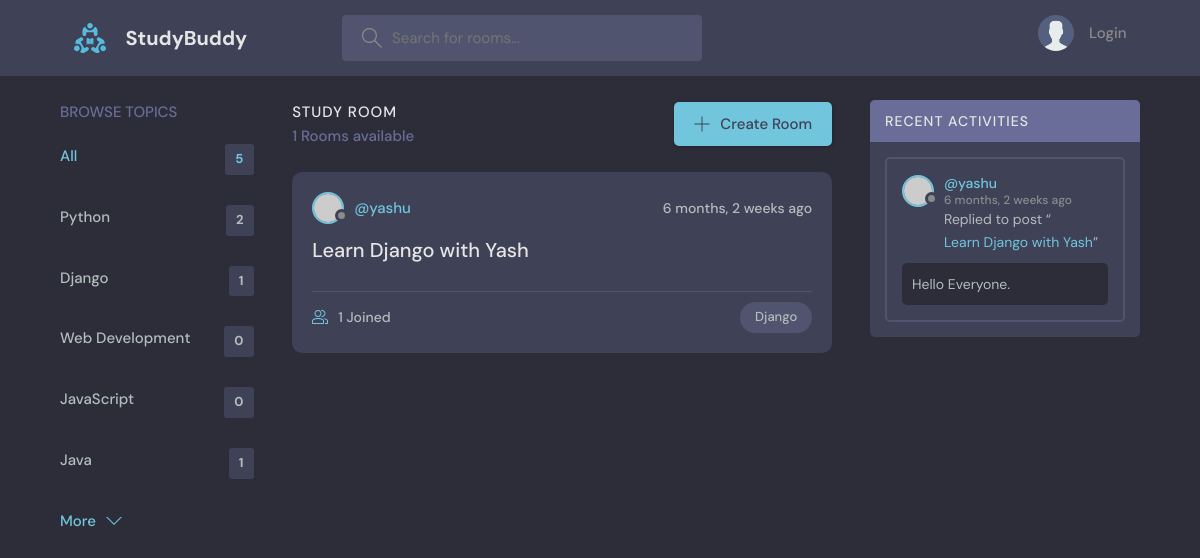
Page /room/?q=Django on the committed database.
### base/models.py (models this page shows, shortened)
class Topic(models.Model):
    name = models.CharField(max_length = 200)

class Room(models.Model):
    host = models.ForeignKey(User, on_delete=models.SET_NULL, null = True)
    topic = models.ForeignKey(Topic, on_delete=models.SET_NULL, null = True)
    name = models.CharField(max_length = 200)
    description = models.TextField(null = True, blank = True) # blank allows a blank form field submissions
    participants = models.ManyToManyField(User, related_name='participants', blank=True)
    updated = models.DateTimeField(auto_now = True) # Takes a timestamp whenever we save the item
    created = models.DateTimeField(auto_now_add = True) # Takes a timestamp when we first create an instance
    class Meta:
        ordering = ['-updated', '-created']
    def __str__(self):
        return self.name

class Message(models.Model):
    user = models.ForeignKey(User, on_delete=models.CASCADE)
    room = models.ForeignKey(Room, on_delete=models.CASCADE) #If room is deleted then the messages are deleted too
    body = models.TextField()
    updated = models.DateTimeField(auto_now = True)
    created = models.DateTimeField(auto_now_add = True)
    class Meta:
        ordering = ['-updated', '-created']
    def __str__(self):
        return self.body[0:50] # For the preview of Room

### base/views.py (the view)
# urls.py: path('room/', views.room_function, name="room_function"),
def room_function(request):
    q = request.GET.get('q') if (request.GET.get('q') != None) else ''
    rooms = Room.objects.filter(
        Q(topic__name__icontains=q) |
        Q(name__icontains=q) |
        Q(description__icontains=q)
    )
    topics = Topic.objects.all()
    room_count = rooms.count()
    room_messages =  Message.objects.filter(Q(room__topic__name__icontains=q))
    context = {"rooms":rooms, "topics":topics, "room_count": room_count, "room_messages":room_messages}
    return render(request, 'base/room.html', context)

### base/templates/base/room.html (shortened to what this page needs)
{% extends 'main.html' %}
{% block content %}
    <main class="layout layout--3">
      <div class="container">
        {% include 'base/topic_component.html' %}
        <div class="roomList">
          <div class="roomList__header">
            <div>
              <h2>Study Room</h2>
              <p>{{room_count}} Rooms available</p>
            </div>
            <a class="btn btn--main" href="{% url 'create_room' %}">
              <svg version="1.1" xmlns="http://www.w3.org/2000/svg" width="32" height="32" viewBox="0 0 32 32">
                <title>add</title>
                <path
                  d="M16.943 0.943h-1.885v14.115h-14.115v1.885h14.115v14.115h1.885v-14.115h14.115v-1.885h-14.115v-14.115z"
                ></path>
              </svg>
              Create Room
            </a>
          </div>
          {% include 'base/feed_component.html' %}
        </div>
        {% include 'base/activity_component.html' %}
      </div>
    </main>
  {% endblock %}

### base/templates/base/topic_component.html
<div class="topics">
    <div class="topics__header">
      <h2>Browse Topics</h2>
    </div>
    <ul class="topics__list">
      <li>
        <a href="{% url 'room_function' %}" class="active">All <span>{{topics.count}}</span></a>
      </li>
      {% for topic in topics %}
            <li>
                <a href="{% url 'room_function' %}?q={{topic.name}}">{{topic.name}} <span>{{topic.room_set.all.count}}</span> </a>
            </li>
        {% endfor %}
    </ul>
    <a class="btn btn--link" href="topics.html">
      More
      <svg version="1.1" xmlns="http://www.w3.org/2000/svg" width="32" height="32" viewBox="0 0 32 32">
        <title>chevron-down</title>
        <path d="M16 21l-13-13h-3l16 16 16-16h-3l-13 13z"></path>
      </svg>
    </a>
  </div>

### base/templates/base/feed_component.html (shortened to what this page needs)
{% for room in rooms %}
<div class="roomListRoom">
    <div class="roomListRoom__header">
      <a href="{% url 'user_profile' room.host.id %}" class="roomListRoom__author">
        <div class="avatar avatar--small">
          <img src="https://randomuser.me/api/portraits/women/11.jpg" />
        </div>
        <span>@{{room.host.username}}</span>
      </a>
      <div class="roomListRoom__actions">
        <span>{{room.created | timesince}} ago</span>
      </div>
    </div>
    <div class="roomListRoom__content">
      <a href="{% url 'solo_room' room.id %}">{{room.name}}</a>
    </div>
    <div class="roomListRoom__meta">
      <a href="room.html" class="roomListRoom__joined">
        {{room.participants.all.count}} Joined
      </a>
      <p class="roomListRoom__topic">{{room.topic.name}}</p>
    </div>
  </div>
{% endfor %}

### base/templates/base/activity_component.html (shortened to what this page needs)
<div class="activities">
    <div class="activities__header">
      <h2>Recent Activities</h2>
    </div>
    {% for message in room_messages %}
    <div class="activities__box">
      <div class="activities__boxHeader roomListRoom__header">
        <a href="{% url 'user_profile' message.user.id %}" class="roomListRoom__author">
          <div class="avatar avatar--small">
            <img src="https://randomuser.me/api/portraits/women/11.jpg" />
          </div>
          <p>
            @{{message.user}}
            <span>{{message.created | timesince}} ago</span>
          </p>
        </a>
      </div>
      <div class="activities__boxContent">
        <p>Replied to post “<a href="{% url 'solo_room' message.room.id %}">{{message.room}}</a>”</p>
        <div class="activities__boxRoomContent">
          {{message}}
        </div>
      </div>
    </div>
    {% endfor %}
  </div>

### rows in the picture
Topic: name "Python", room_set.all.count "2"
Topic: name "Django", room_set.all.count "1"
Topic: name "Web Development", room_set.all.count "0"
Topic: name "JavaScript", room_set.all.count "0"
Topic: name "Java", room_set.all.count "1"
Room: host.username "yashu", created "6 months, 2 weeks", name "Learn Django with Yash", participants.all.count "1", topic.name "Django"
Message: user "yashu", created "6 months, 2 weeks", room "Learn Django with Yash", body "Hello Everyone."

### other values in the picture
{{ topics.count }} "5"
{{ room_count }} "1"
